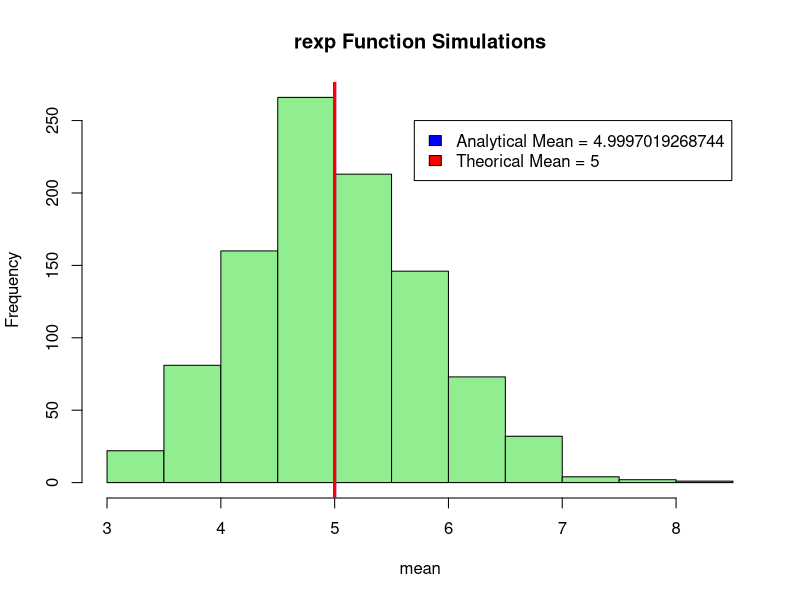
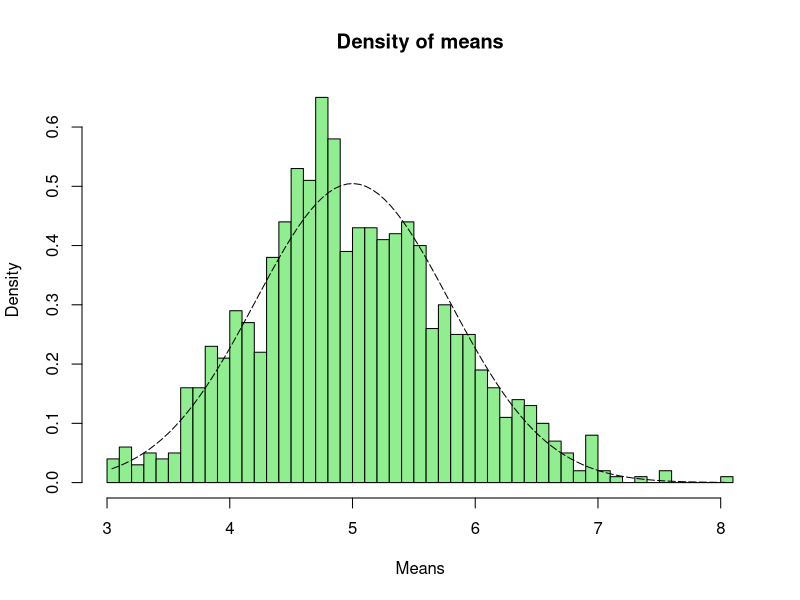
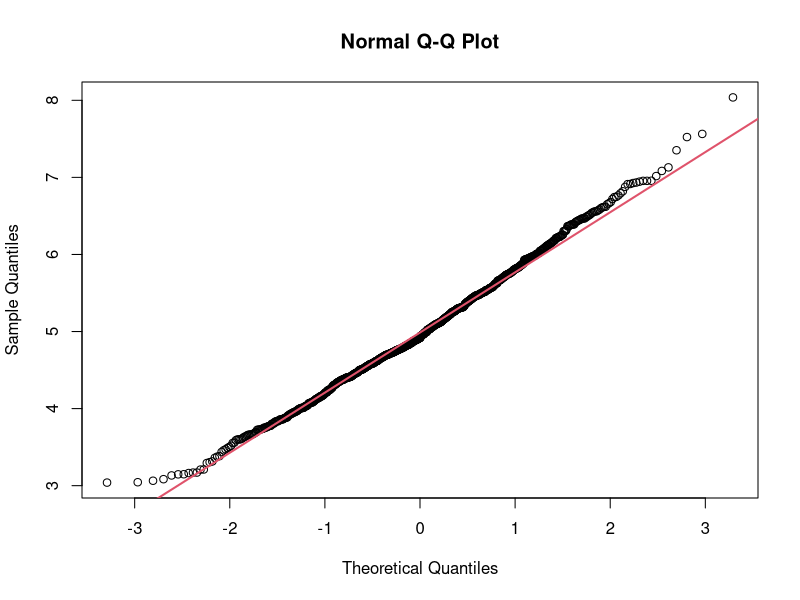

Recreate these plots in R, in order.
## ---- chunk 1

set.seed (100)

lambda <- 0.2

n <- 40
# we do 1000 simulations
simulations <- 1000

# simulate data
simulated_exponentials <- replicate(simulations, rexp(n, lambda))

# calculate mean 
means_exponentials <- apply(simulated_exponentials, 2, mean)

## ---- chunk 2
# distrribution mean
analytical_mean <- mean(means_exponentials)
analytical_mean
## ---- chunk 3
# analytical mean
theory_mean <- 1/lambda
theory_mean
## ---- chunk 4
# Build graphs
am <- paste("Analytical Mean =",analytical_mean ,sep = " ")
tm <- paste("Theorical Mean =",theory_mean ,sep = " ")
hist(means_exponentials, xlab = "mean", main = "rexp Function Simulations",col="lightgreen")
abline(v = analytical_mean, col="blue",lwd=3)
abline(v = theory_mean, col = "red",lwd=3)
legend(x=5.7,y=250,legend=c(am,tm),fill=c("blue","red")) 
## ---- chunk 5
# standard deviation of distribution
standard_deviation_dist <- sd(means_exponentials)
standard_deviation_dist

# standard deviation from analytical expression
standard_deviation_theory <- (1/lambda)/sqrt(n)
standard_deviation_theory
 
# variance of distribution
variance_dist <- standard_deviation_dist^2
variance_dist
 
# variance from analytical expression
variance_theory <- ((1/lambda)*(1/sqrt(n)))^2
variance_theory
## ---- chunk 6
xfit <- seq(min(means_exponentials), max(means_exponentials), length=100)
yfit <- dnorm(xfit, mean=1/lambda, sd=(1/lambda/sqrt(n)))
hist(means_exponentials,breaks=n,prob=T,col="lightgreen",xlab = "Means",main="Density of means",ylab="Density")
lines(xfit, yfit, pch=30, col="black", lty=5)
## ---- chunk 7
require(graphics)
qqnorm(means_exponentials)
qqline(means_exponentials, col = 2,lwd=2)
